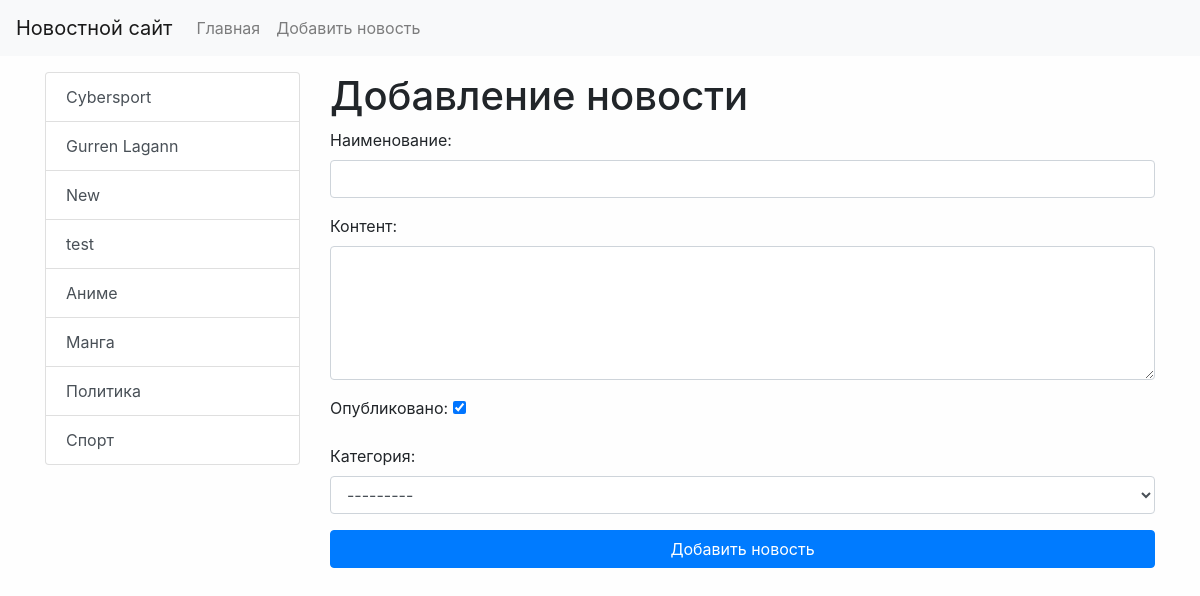
The app's page /news/add-news/ with its own data.
### news/models.py (models this page shows)
class Category(models.Model):
    title = models.CharField(max_length=150, db_index=True, verbose_name='Наименование категории')
    def get_absolute_url(self):
        return reverse('category', kwargs={"category_id": self.pk})
    def __str__(self):
        return self.title
    class Meta:
        verbose_name = 'Категория'
        verbose_name_plural = 'Категории'
        ordering = ['title']

### news/views.py (the view)
# urls.py: path('news/add-news/', add_news, name='add_news'),
def add_news(request):
    if request.method == 'POST':
        form = NewsForm(request.POST)
        if form.is_valid():
            news = form.save()
            return redirect(news)
    else:
        form = NewsForm()
    return render(request, 'news/add_news.html', {'form': form})

### news/forms.py (shortened to what this page needs)
class NewsForm(forms.ModelForm):
    class Meta:
        model = News
        fields = ['title', 'content', 'is_published', 'category']
        widgets = {
            'title': forms.TextInput(attrs={'class': 'form-control'}),
            'content': forms.Textarea(attrs={'class': 'form-control', 'rows': 5}),
            'category': forms.Select(attrs={'class': 'form-control'}),
        }

### news/templatetags/news_tags.py (called while the page is built)
@register.inclusion_tag('news/list_categories.html')
def show_categories(arg1='Hello', arg2='world'):
    categories = Category.objects.all()
    return {"categories": categories, "arg1": arg1, "arg2": arg2}

### news/templates/news/add_news.html (shortened to what this page needs)
{% extends 'base.html' %}
{% block sidebar %}
{% include 'inc/_sidebar.html' %}
{% endblock %}
{% block content %}
<h1>Добавление новости</h1>
<form action="{% url 'add_news' %}" method="post">
    {{ form.as_p }}
    <button type="submit" class="btn btn-primary btn-block">Добавить новость</button>
</form>
{% endblock %}

### news/templates/news/list_categories.html
<div class="list-group">
    {% for item in categories %}
    <a href="{{ item.get_absolute_url }}" class="list-group-item list-group-item-action">{{ item.title }}</a>
    {% endfor %}
</div>

### mysite/static/css/style.css (style rules this page uses)
body { background-color: #fefefe; }

### records on screen
Category: title "Cybersport"
Category: title "Gurren Lagann"
Category: title "New"
Category: title "test"
Category: title "Аниме"
Category: title "Манга"
Category: title "Политика"
Category: title "Спорт"
